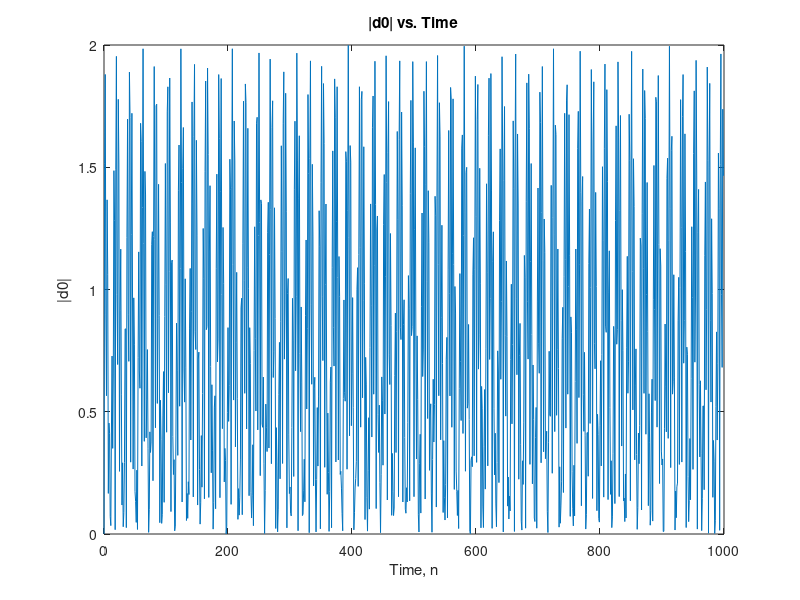
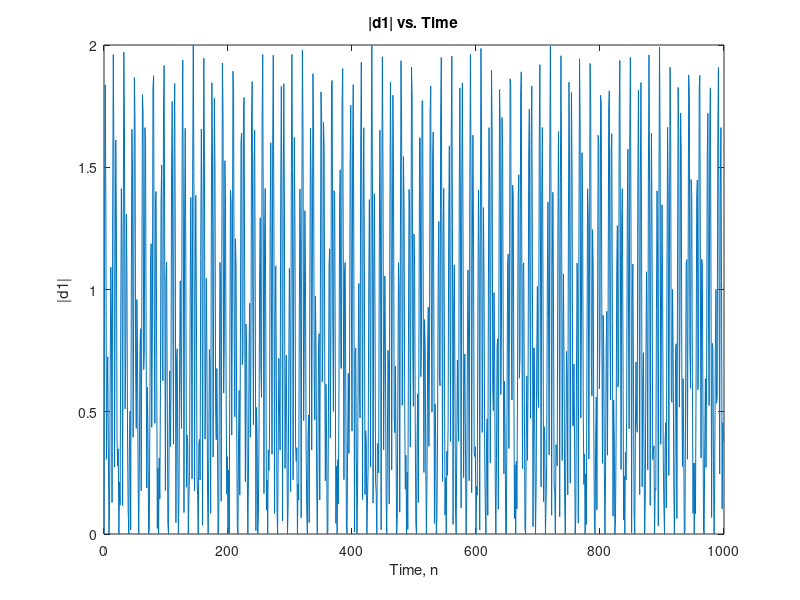
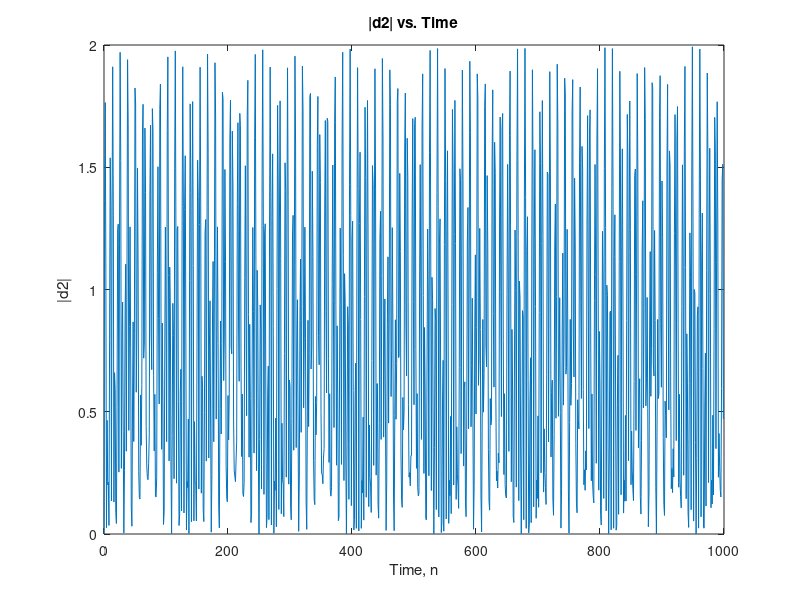
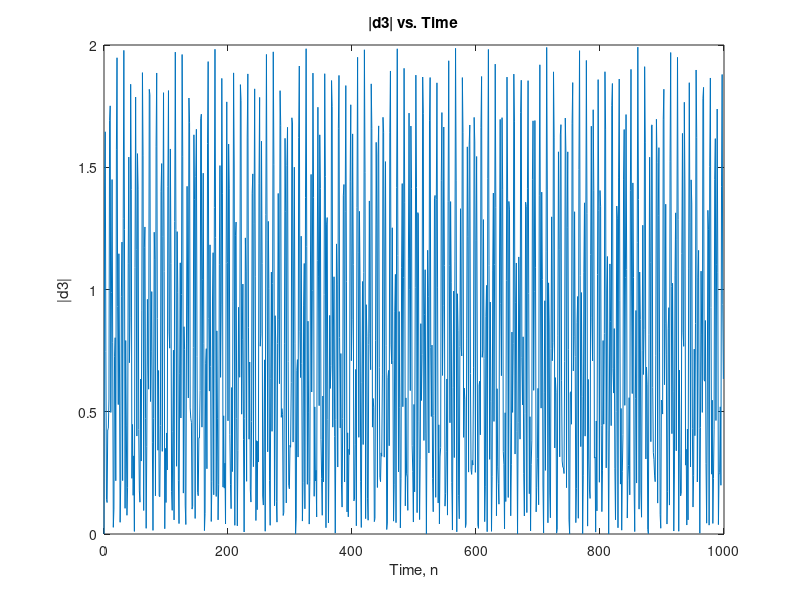

The MATLAB script that drew these images, in order:
% Christian Gallai (260218797)
% ECSE 304 - Matlab Assignment 1
% 
%--------------------------------------------------------------------------
% This program graphs the DTFT for d0 to d9, dislaying all 10 graphs once
% the program is run.

% Create N vectors [0:999]
N = 0:999;

% create for all 9 digits
d0 = sin(0.7217.*N)+ sin(1.0247.*N);
d1 = sin(0.5346.*N)+ sin(0.9273.*N);
d2 = sin(0.5346.*N)+ sin(1.0247.*N);
d3 = sin(0.5346.*N)+ sin(1.1328.*N);
d4 = sin(0.5906.*N)+ sin(0.9273.*N);
d5 = sin(0.5906.*N)+ sin(1.0247.*N);
d6 = sin(0.5906.*N)+ sin(1.1328.*N);
d7 = sin(0.6535.*N)+ sin(0.9273.*N);
d8 = sin(0.6535.*N)+ sin(1.0247.*N);
d9 = sin(0.6535.*N)+ sin(1.1328.*N);

% Create vector of segmented signals
d = [d0 d1 d2 d3 d4 d5 d6 d7 d8 d9];
     
% Plot all graphs for segments in for loop
for i=0:9
    % Plot  
    Nindex = ((i+1)*1000-999):((i+1)*1000);
    figure, plot(N,abs(d(Nindex)));
    
    % Labels
    str1 = num2str(i);
    label1 = ['|d' str1 '| vs. Time'];
    label2 = ['|d' str1 '|'];
    title(label1);
    xlabel('Time, n');
    ylabel(label2);
end